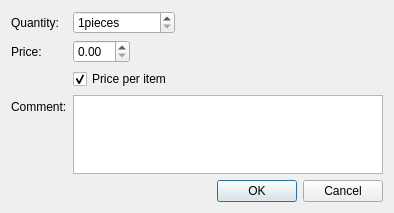
<?xml version="1.0" encoding="UTF-8"?>
<ui version="4.0">
 <class>AddStockDialog</class>
 <widget class="QDialog" name="AddStockDialog">
  <property name="windowModality">
   <enum>Qt::NonModal</enum>
  </property>
  <property name="geometry">
   <rect>
    <x>0</x>
    <y>0</y>
    <width>394</width>
    <height>213</height>
   </rect>
  </property>
  <property name="windowTitle">
   <string>Add part(s)</string>
  </property>
  <property name="modal">
   <bool>true</bool>
  </property>
  <layout class="QVBoxLayout" name="verticalLayout">
   <item>
    <layout class="QFormLayout" name="formLayout">
     <property name="fieldGrowthPolicy">
      <enum>QFormLayout::ExpandingFieldsGrow</enum>
     </property>
     <item row="0" column="0">
      <widget class="QLabel" name="label">
       <property name="text">
        <string>Quantity:</string>
       </property>
      </widget>
     </item>
     <item row="0" column="1">
      <widget class="QSpinBox" name="quantitySpinBox">
       <property name="buttonSymbols">
        <enum>QAbstractSpinBox::UpDownArrows</enum>
       </property>
       <property name="suffix">
        <string notr="true">pieces</string>
       </property>
       <property name="prefix">
        <string notr="true"/>
       </property>
       <property name="minimum">
        <number>1</number>
       </property>
       <property name="maximum">
        <number>999999</number>
       </property>
      </widget>
     </item>
     <item row="1" column="0">
      <widget class="QLabel" name="label_2">
       <property name="text">
        <string>Price:</string>
       </property>
      </widget>
     </item>
     <item row="1" column="1">
      <widget class="QDoubleSpinBox" name="priceSpinBox"/>
     </item>
     <item row="2" column="1">
      <widget class="QCheckBox" name="priceKindCheckBox">
       <property name="text">
        <string>Price per item</string>
       </property>
       <property name="checked">
        <bool>true</bool>
       </property>
      </widget>
     </item>
     <item row="3" column="0">
      <widget class="QLabel" name="label_3">
       <property name="text">
        <string>Comment:</string>
       </property>
      </widget>
     </item>
     <item row="3" column="1">
      <widget class="QPlainTextEdit" name="commentTextEdit"/>
     </item>
    </layout>
   </item>
   <item>
    <spacer name="verticalSpacer">
     <property name="orientation">
      <enum>Qt::Vertical</enum>
     </property>
     <property name="sizeHint" stdset="0">
      <size>
       <width>20</width>
       <height>1</height>
      </size>
     </property>
    </spacer>
   </item>
   <item>
    <widget class="QDialogButtonBox" name="buttonBox">
     <property name="orientation">
      <enum>Qt::Horizontal</enum>
     </property>
     <property name="standardButtons">
      <set>QDialogButtonBox::Cancel|QDialogButtonBox::Ok</set>
     </property>
    </widget>
   </item>
  </layout>
 </widget>
 <resources/>
 <connections>
  <connection>
   <sender>buttonBox</sender>
   <signal>accepted()</signal>
   <receiver>AddStockDialog</receiver>
   <slot>accept()</slot>
   <hints>
    <hint type="sourcelabel">
     <x>248</x>
     <y>254</y>
    </hint>
    <hint type="destinationlabel">
     <x>157</x>
     <y>274</y>
    </hint>
   </hints>
  </connection>
  <connection>
   <sender>buttonBox</sender>
   <signal>rejected()</signal>
   <receiver>AddStockDialog</receiver>
   <slot>reject()</slot>
   <hints>
    <hint type="sourcelabel">
     <x>316</x>
     <y>260</y>
    </hint>
    <hint type="destinationlabel">
     <x>286</x>
     <y>274</y>
    </hint>
   </hints>
  </connection>
 </connections>
</ui>
